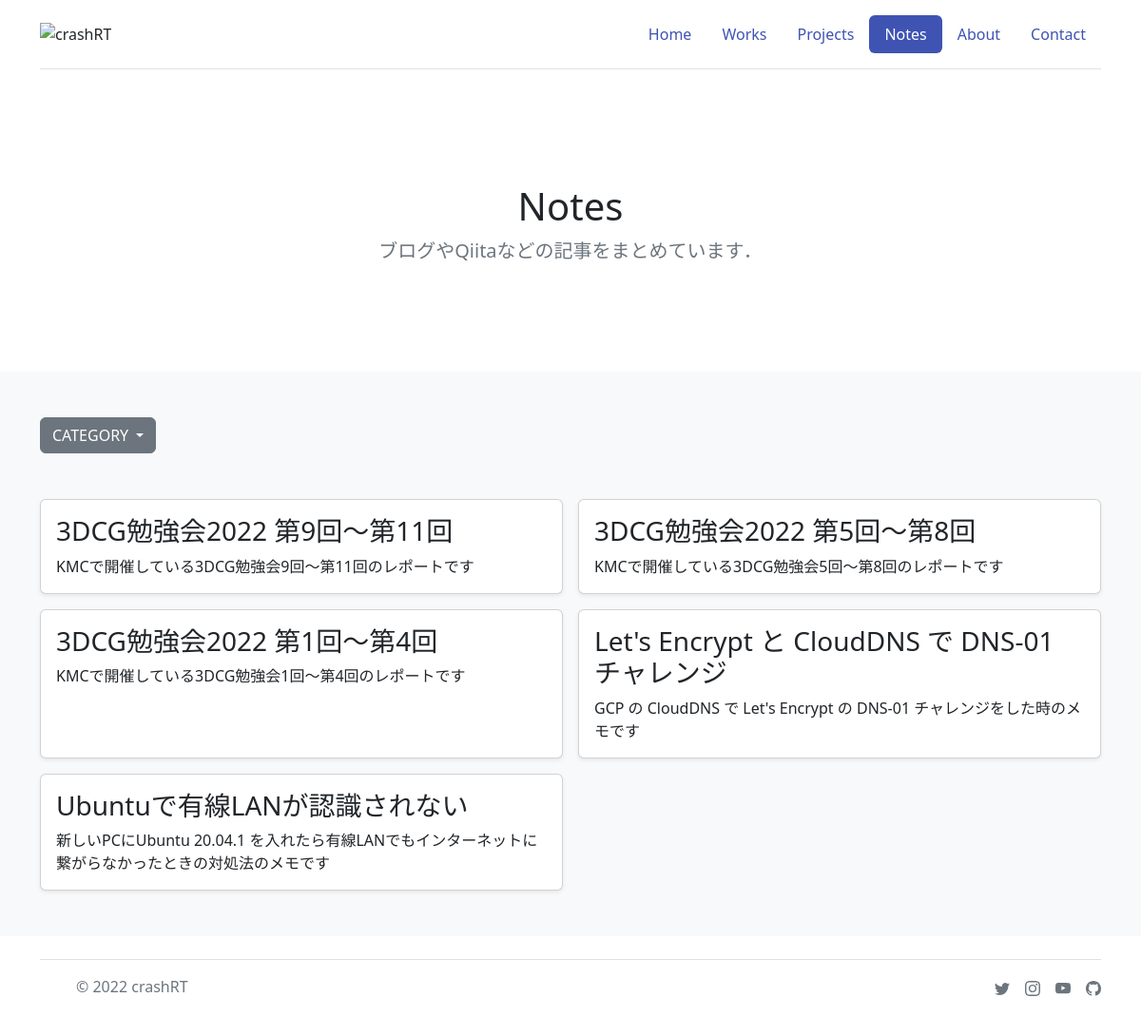
The app's page /notes/ with its own data.
### notes/models.py (models this page shows, shortened)
class NotesModel(models.Model):
    title = models.CharField(max_length=100)
    date = models.DateField(blank=True, null=True)
    abstract = models.TextField()
    url = models.TextField()
    tag = models.CharField(
        max_length=30, choices=CATEGORY, null=True, blank=True)

### notes/views.py (the view)
# urls.py: path('', noteslistview, name='noteslist'),
def noteslistview(request):
    notes_list = NotesModel.objects.order_by("date").reverse()
    context = {
        'notes_list': notes_list,
        'taglist': tags
    }
    return render(request, 'notes/list.html', context)

### templates/notes/list.html (shortened to what this page needs)
{% extends 'base.html' %}
{% block content %}
{% include 'notes/header.html' %}
<main>
    <section class="py-5 text-center container">
        <div class="row py-lg-5">
            <div class="col-lg-6 col-md-8 mx-auto">
                <h1 class="fw-light"> Notes </h1>
                <p class="lead text-muted">ブログやQiitaなどの記事をまとめています．</p>
            </div>
        </div>
    </section>
    <div class="album py-5 bg-light">
        <div class="container mb-5">
            <div class="dropdown">
                <button class="btn btn-secondary dropdown-toggle" type="button" data-bs-toggle="dropdown"
                    aria-expanded="false">
                    CATEGORY
                </button>
            </div>
        </div>
        <div class="container">
            <div class="row row-cols-1 row-cols-sm-2 g-3">
                {% for note in notes_list %}
                <div class="col">
                    <a href="{{note.url}}" class="text-reset text-decoration-none">
                        <div class="card shadow-sm h-100">
                            <div class="card-body">
                                <h3>{{note.title}}</h3>
                                <p class="card-text">{{note.abstract}}</p>
                            </div>
                        </div>
                    </a>
                </div>
                {% endfor %}
            </div>
        </div>
    </div>
</main>
{% endblock content %}

### static/css/style.css (style rules this page uses)
:root { --bs-blue: #0d6efd; --bs-indigo: #6610f2; --bs-purple: #6f42c1; --bs-pink: #d63384; --bs-red: #dc3545; --bs-orange: #fd7e14; --bs-yellow: #ffc107; --bs-green: #198754; --bs-teal: #20c997; --bs-cyan: #0dcaf0; --bs-black: #000; --bs-white: #fff; --bs-gray: #6c757d; --bs-gray-dark: #343a40; --bs-gray-100: #f8f9fa; --bs-gray-200: #e9ecef; --bs-gray-300: #dee2e6; --bs-gray-400: #ced4da; --bs-gray-500: #adb5bd; --bs-gray-600: #6c757d; --bs-gray-700: #495057; --bs-gray-800: #343a40; --bs-gray-900: #212529; --bs-primary: #0d6efd; --bs-secondary: #6c757d; --bs-success: #198754; --bs-info: #0dcaf0; --bs-warning: #ffc107; --bs-danger: #dc3545; --bs-light: #f8f9fa; --bs-dark: #212529; --bs-primary-rgb: 13, 110, 253; --bs-secondary-rgb: 108, 117, 125; --bs-success-rgb: 25, 135, 84; --bs-info-rgb: 13, 202, 240; --bs-warning-rgb: 255, 193, 7; --bs-danger-rgb: 220, 53, 69; --bs-light-rgb: 248, 249, 250; --bs-dark-rgb: 33, 37, 41; --bs-white-rgb: 255, 255, 255; --bs-black-rgb: 0, 0, 0; --bs-body-color-rgb: 33, 37, 41; --bs-body-bg-rgb: 255, 255, 255; --bs-font-sans-serif: system-ui, -apple-system, "Segoe UI", Roboto, "Helvetica Neue", "Noto Sans", "Liberation Sans", Arial, sans-serif, "Apple Color Emoji", "Segoe UI Emoji", "Segoe UI Symbol", "Noto Color Emoji"; --bs-font-monospace: SFMono-Regular, Menlo, Monaco, Consolas, "Liberation Mono", "Courier New", monospace; --bs-gradient: linear-gradient(180deg, rgba(255, 255, 255, 0.15), rgba(255, 255, 255, 0)); --bs-body-font-family: var(--bs-font-sans-serif); --bs-body-font-size: 1rem; --bs-body-font-weight: 400; --bs-body-line-height: 1.5; --bs-body-color: #212529; --bs-body-bg: #fff; --bs-border-width: 1px; --bs-border-style: solid; --bs-border-color: #dee2e6; --bs-border-color-translucent: rgba(0, 0, 0, 0.175); --bs-border-radius: 0.375rem; --bs-border-radius-sm: 0.25rem; --bs-border-radius-lg: 0.5rem; --bs-border-radius-xl: 1rem; --bs-border-radius-2xl: 2rem; --bs-border-radius-pill: 50rem; --bs-link-color: #3f53b3; --bs-link-hover-color: #B3505F; --bs-code-color: #d63384; --bs-highlight-bg: #fff3cd; }

### records on screen
NotesModel: title "3DCG勉強会2022 第9回～第11回", abstract "KMCで開催している3DCG勉強会9回～第11回のレポートです"
NotesModel: title "3DCG勉強会2022 第5回～第8回", abstract "KMCで開催している3DCG勉強会5回～第8回のレポートです"
NotesModel: title "3DCG勉強会2022 第1回～第4回", abstract "KMCで開催している3DCG勉強会1回～第4回のレポートです"
NotesModel: title "Let's Encrypt と CloudDNS で DNS-01 チャレンジ", abstract "GCP の CloudDNS で Let's Encrypt の DNS-01 チャレンジをした時のメモです"
NotesModel: title "Ubuntuで有線LANが認識されない", abstract "新しいPCにUbuntu 20.04.1 を入れたら有線LANでもインターネットに繋がらなかったときの対処法のメモです"
